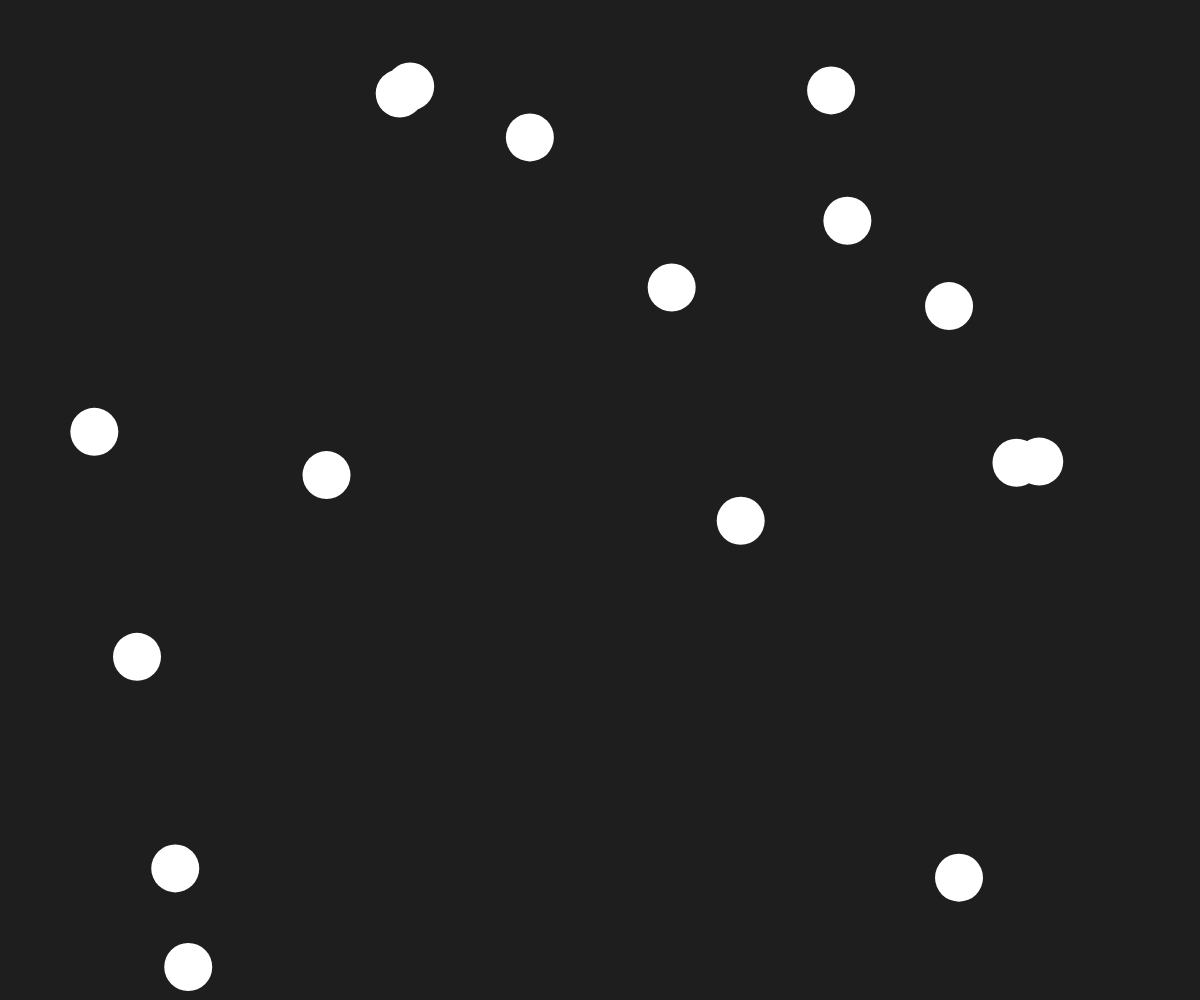
Frame 1 (no input)
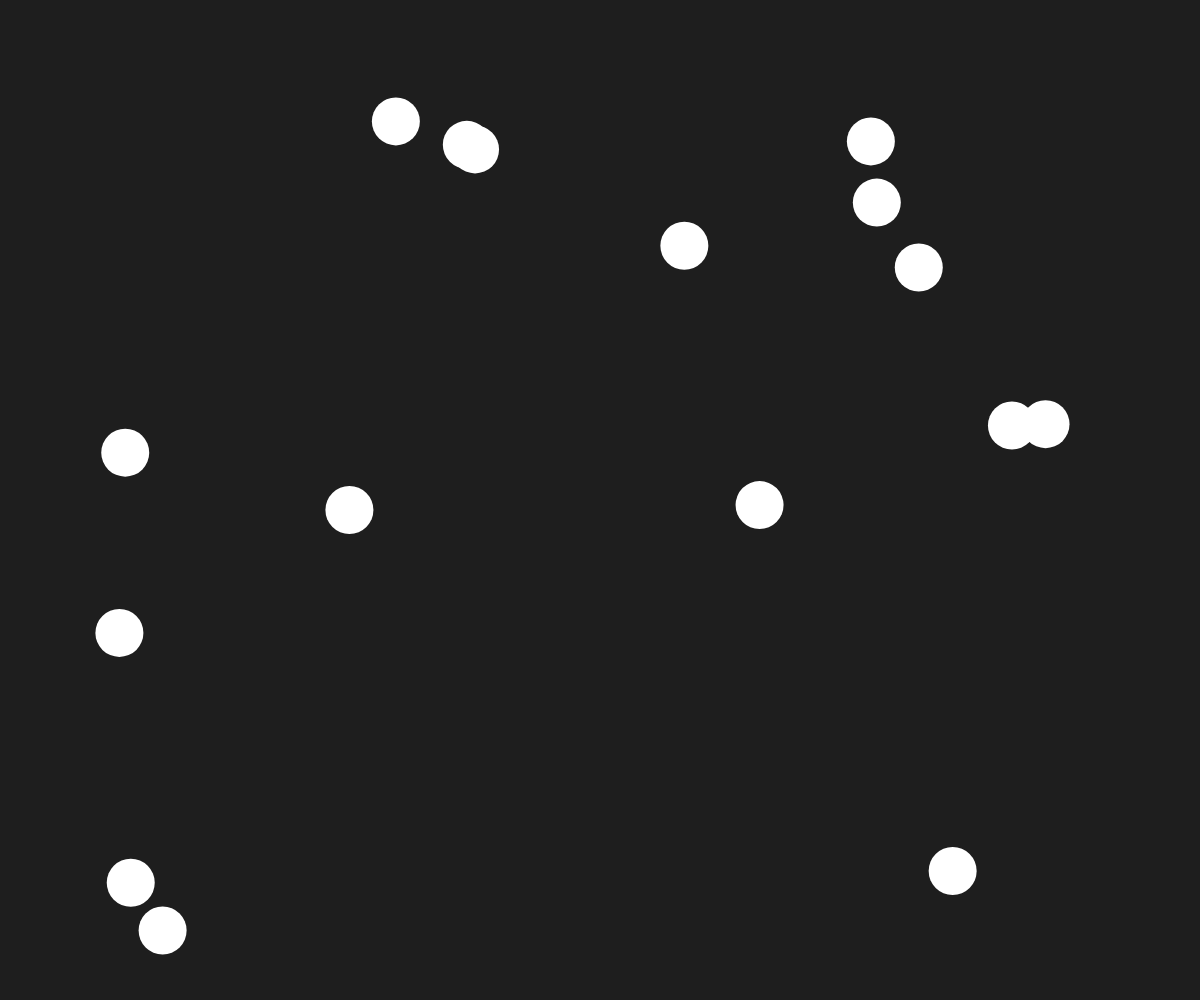
Frame 60 (no input)
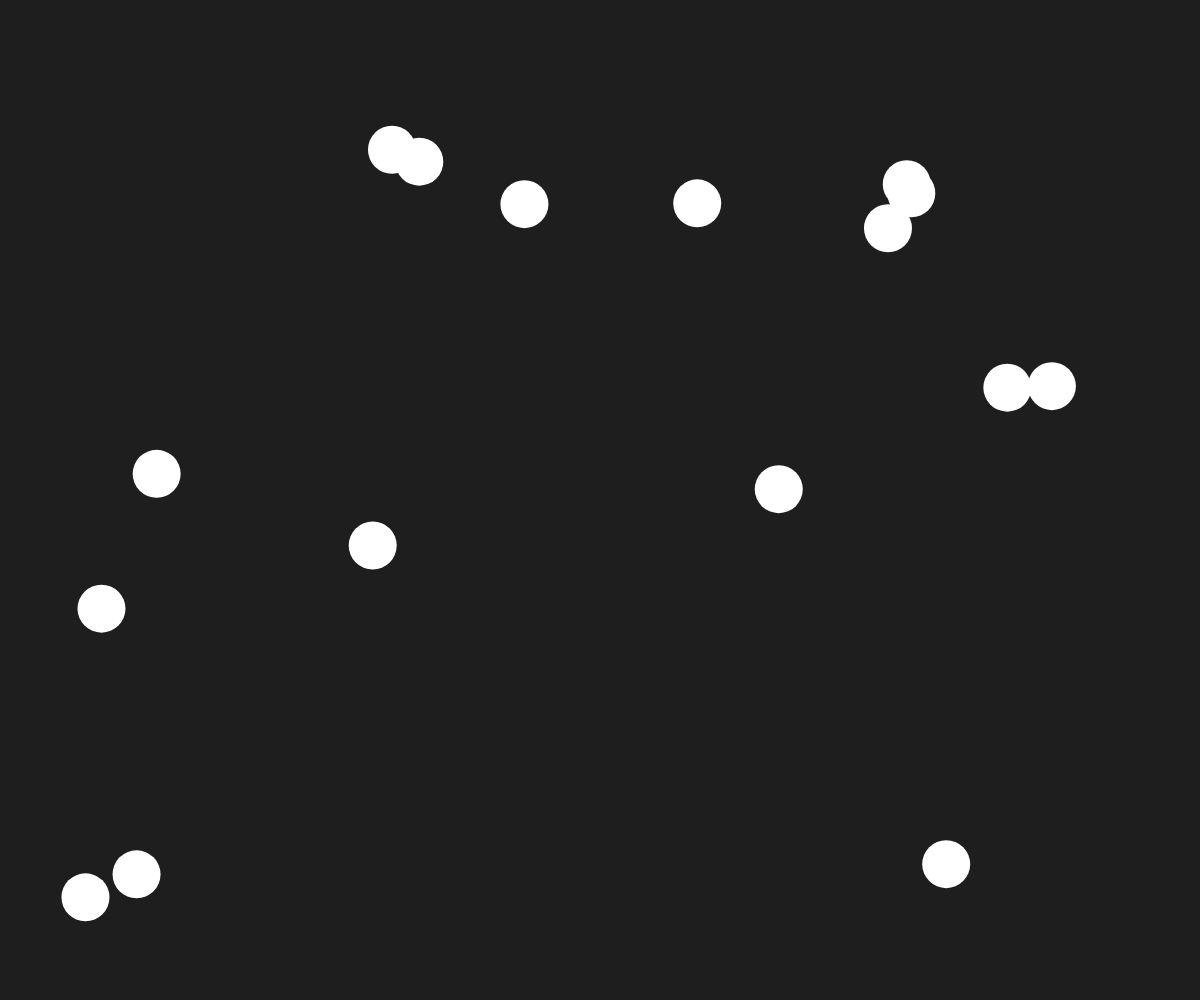
Frame 120 (the mouse pressed at the canvas centre since frame 60)

The p5.js sketch that drew these frames (run headless with seeded random() and noise() and a simulated clock; from frame 60 on, the mouse is pressed at the canvas centre):

// p5.js sketch
// ── sketch.js
const NUM_CIRCLES = 16;
const FLOAT_SPEED = 1;
const TRANSITION_SPEED = 0.05;
const CIRCLE_SIZE_DIVISIOR = 25;

let circles = [];
let float = true;
let circleSize;

function setup() {
  createCanvas(windowWidth, windowHeight); // equivalent to 100vw, 100vh 
  noStroke(); // remove border from circles
  
  circleSize = width / CIRCLE_SIZE_DIVISIOR;
  
  for (let i = 0; i < NUM_CIRCLES; i++) {
    const circle = {
      x: random(circleSize / 2, width - circleSize / 2),
      y: random(circleSize / 2, height - circleSize / 2),
      speedX: random(-FLOAT_SPEED, FLOAT_SPEED),
      speedY: random(-FLOAT_SPEED, FLOAT_SPEED),
      targetX: null,
      targetY: null
    }
    circles.push(circle)
  }
}

function draw() {
  // paints the background; clears background each frame
  background(30);
  
  for (let i = 0; i < circles.length; i++) {
    const circle = circles[i]
    
    if (float) {
      // update circle's position based on its speed
      circle.x += circle.speedX;
      circle.y += circle.speedY;
      
      // check for collisions with the edges and reverse direction
      if (circle.x < 0 + circleSize / 2 || circle.x > width - circleSize / 2) {
       circle.speedX = circle.speedX * -1
      }
      if (circle.y < 0 + circleSize / 2 || circle.y > height - circleSize / 2) {
       circle.speedY = circle.speedY * -1
      }
    } else {
      let spacing = width / NUM_CIRCLES;
      
      circle.targetX = i * spacing + circleSize * 0.75;
      circle.targetY = height / 2
      
      // animate the transition to the target positions
      circle.x = lerp(circle.x, circle.targetX, TRANSITION_SPEED)
      circle.y = lerp(circle.y, circle.targetY, TRANSITION_SPEED)
    }
    
    // draw a circle at the updated position
    ellipse(circle.x, circle.y, circleSize, circleSize)
  }
}

// p5 fires this functimon everytime we scroll
function mouseWheel() {
  float = false
}

// p5 fires this function on every click
function mouseClicked () {
  float = !float
}

function windowResized() {
  resizeCanvas(windowWidth, windowHeight)
}
